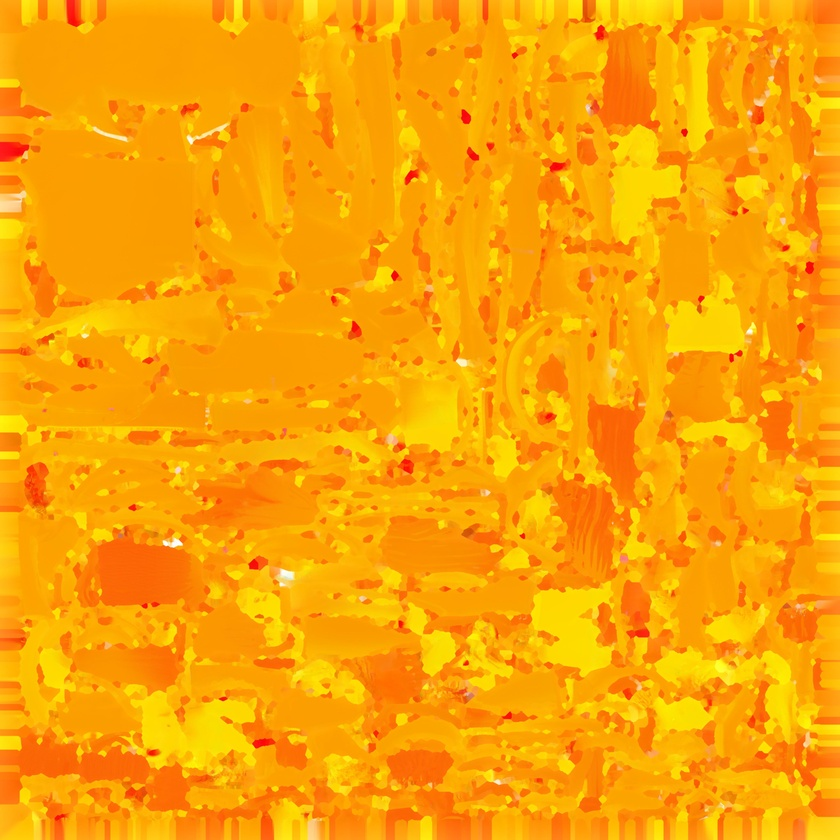
#> input picture MV_Clean_Slate/3D/CyberGirl 侧视/metallic_roughness.jpg, 840 x 840 px, shrunk from 4096 x 4096 before the run
$ python extract_metallic_roughness.py metallic_roughness.jpg
#> lines starting #> are read from the running program, lines starting #| are printed output that depends on the picture
import sys
from pathlib import Path
from PIL import Image

def split_rg(filepath: Path):
    filepath = Path(str(filepath).strip('"').strip("'"))
    if not filepath.exists():
        print(f"❌ 文件不存在: {filepath}")
        return

    img = Image.open(filepath).convert("RGBA")
    r, g, b, a = img.split()
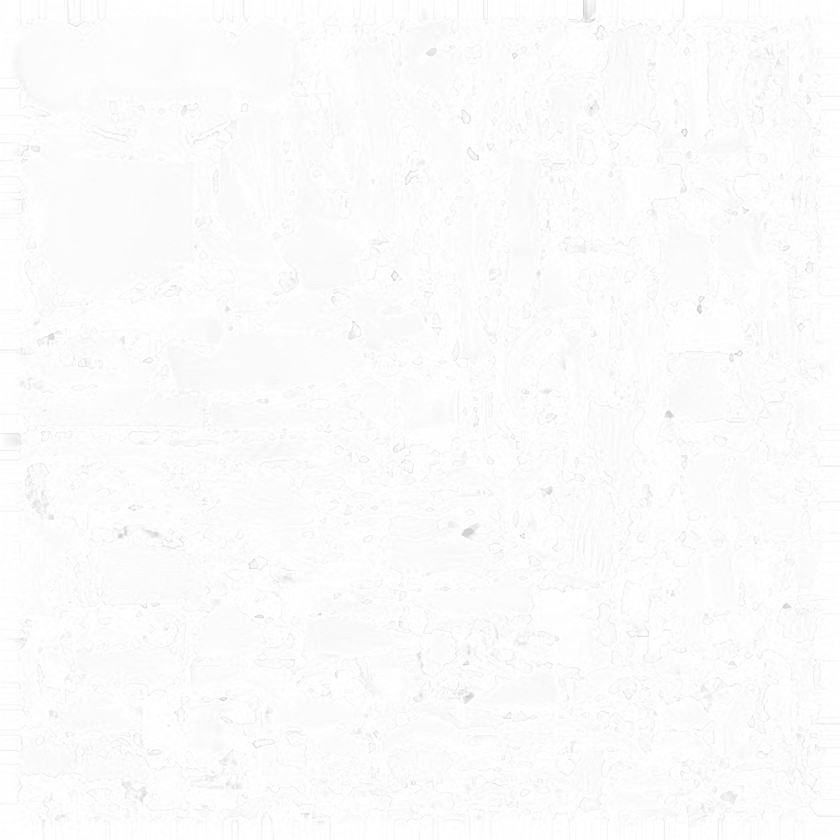
#> r: PIL image 840x840 L; min 193, max 255, mean 251.7
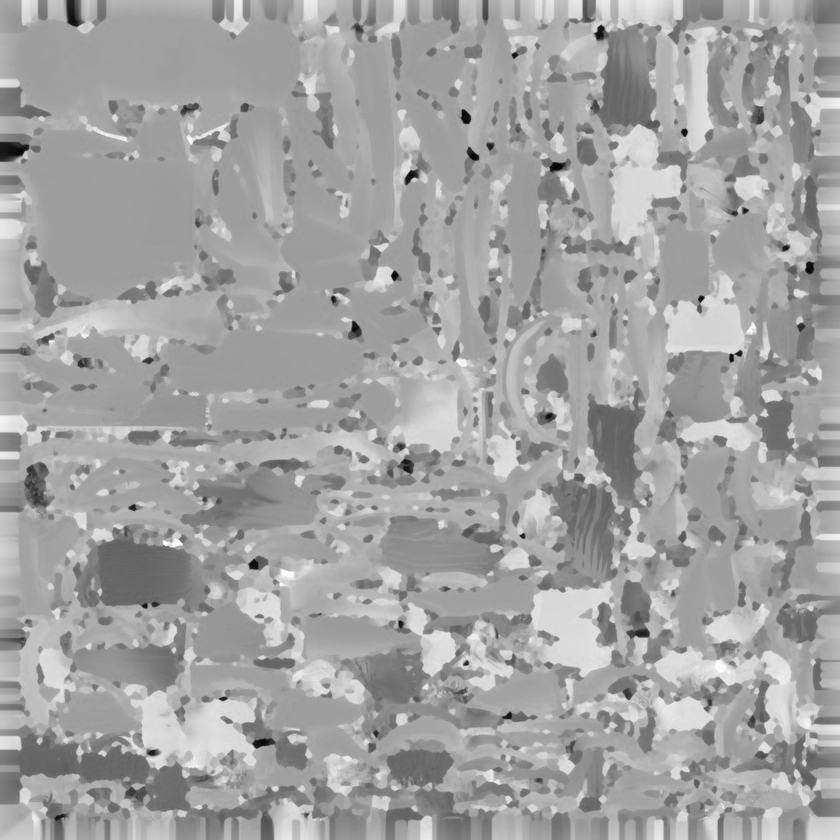
#> g: PIL image 840x840 L; min 0, max 255, mean 162.4
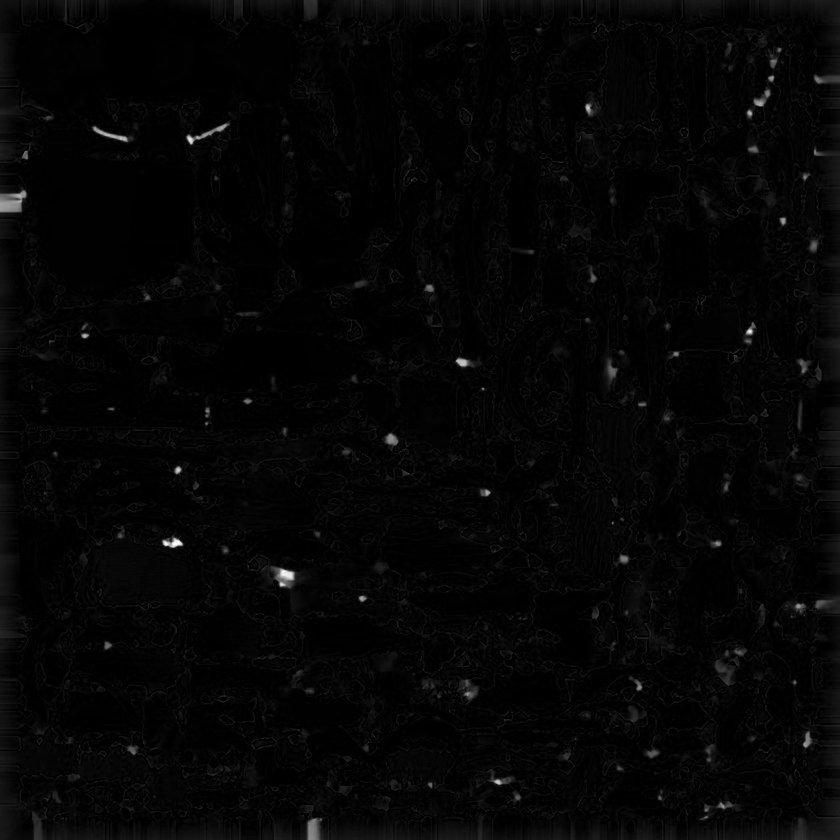
#> b: PIL image 840x840 L; min 0, max 254, mean 5.1
#> a: PIL image 840x840 L; every value is 255

    out_metallic = filepath.parent / "metallic_01.png"
    out_roughness = filepath.parent / "roughness_01.png"

    r.save(out_metallic)
    g.save(out_roughness)
    print(f"✅ 完成")
    print(f"   Metallic : {out_metallic}")
    print(f"   Roughness: {out_roughness}")


if __name__ == "__main__":
    # 1) 命令行直接带参数（拖到脚本图标上用）
    if len(sys.argv) >= 2:
        for arg in sys.argv[1:]:
            split_rg(Path(arg))
#> (the run stopped early here; a loop or call above may not have finished)
